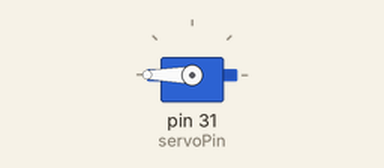
Recording of a sketch running on a simulated Arduino Mega 2560, built with avr-gcc and run on an emulated ATmega2560. On the bench: servo.

Above: at 0.1 s.
At 7.1 s:
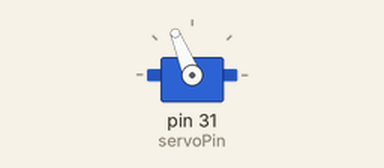
Timing chart, 0 to 8.6 s (numbered marks = the images above):
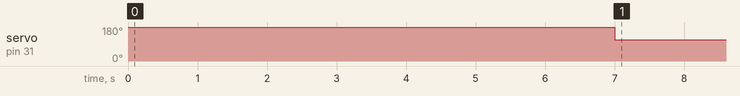

Measured:
- by itself, servo on pin 31 (servoPin): 180° → 112° at 7.0 s

The sketch:

motor_test.ino
```cpp
//the purpose of this file is to test the thruster to make sure you can connect to it
//before trying anything more complex

#include <Servo.h>

byte servoPin = 31;
Servo servo;

void setup() {
    servo.attach(servoPin);

    servo.writeMicroseconds(3000); // send "stop" signal to ESC.

    delay(7000); // delay to allow the ESC to recognize the stopped signal
}

void loop() {
    int signal = 1700; // Set signal value, which should be between 1100 and 1900

    servo.writeMicroseconds(signal); // Send signal to ESC.
}
```
